Frame 1 (no input): blank canvas, image omitted
Frame 60 (no input): blank canvas, image omitted
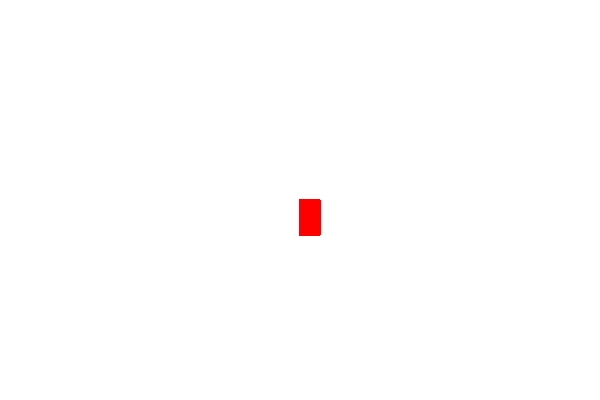
Frame 120 (the mouse pressed at the canvas centre since frame 60)

The p5.js sketch whose frames 1 and 60 were blank and that drew this single picture after the mouse press (run headless with seeded random() and noise() and a simulated clock; from frame 60 on, the mouse is pressed at the canvas centre):

// p5.js sketch
// ── sketch.js
function setup() {
  createCanvas(600, 400);
}

function draw() {
  if (mouseIsPressed){
        rect(mouseX, mouseY, 20 ,35)
        stroke('red')
        fill('red')
      }
}
